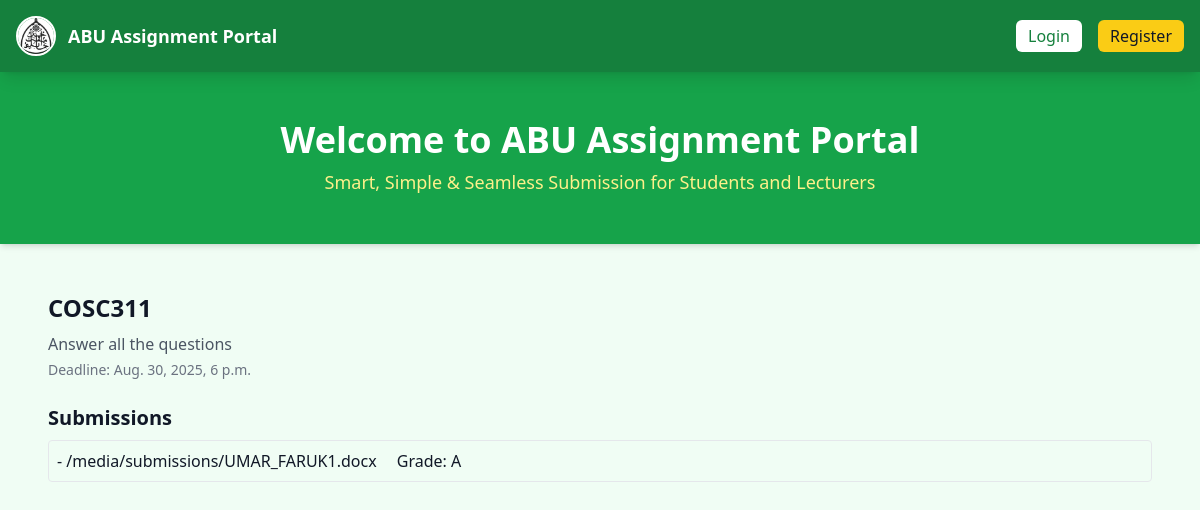
The page /assignment/2/ on the database its author committed.
### portal/models.py (models this page shows, shortened)
class Assignment(models.Model):
    lecturer = models.ForeignKey(
        settings.AUTH_USER_MODEL,
        on_delete=models.CASCADE,
        limit_choices_to={'role': 'lecturer'}
    )
    title = models.CharField(max_length=200)
    description = models.TextField()
    file = models.FileField(upload_to='assignments/')
    deadline = models.DateTimeField()
    created_at = models.DateTimeField(auto_now_add=True)

class Submission(models.Model):
    assignment = models.ForeignKey(
        Assignment,
        on_delete=models.CASCADE,
        related_name="submissions"
    )
    student = models.ForeignKey(CustomUser, on_delete=models.CASCADE, limit_choices_to={"role": "student"})
    submitted_file = models.FileField(upload_to='submissions/')
    submitted_at = models.DateTimeField(auto_now_add=True)
    grade = models.CharField(max_length=5, blank=True, null=True)
    comment = models.TextField(blank=True, null=True)

### portal/views.py (the view)
# urls.py: path("assignment/<int:pk>/", views.assignment_detail, name="assignment_detail"),
def assignment_detail(request, pk):
    assignment = get_object_or_404(Assignment, pk=pk)
    submissions = Submission.objects.filter(assignment=assignment)
    return render(request, "assignment_detail.html", {
        "assignment": assignment,
        "submissions": submissions
    })

### portal/templates/assignment_detail.html (shortened to what this page needs)
{% extends "base.html" %}
{% block content %}
<div class="p-6">
    <h2 class="text-2xl font-bold">{{ assignment.title }}</h2>
    <p class="mt-2 text-gray-600">{{ assignment.description }}</p>
    <p class="mt-1 text-sm text-gray-500">Deadline: {{ assignment.deadline }}</p>
    <h3 class="mt-6 text-xl font-semibold">Submissions</h3>
    <ul class="mt-2">
        {% for submission in submissions %}
            <li class="p-2 border rounded mb-2">
                <strong>{{ submission.student.user.username }}</strong> -
                {{ submission.submitted_file.url|default:"No file" }}
                {% if submission.grade %}
                    <span class="ml-4">Grade: {{ submission.grade }}</span>
                {% else %}
                    <a href="{% url 'grade_submission' submission.id %}" class="text-blue-600 underline">
                        Grade
                    </a>
                {% endif %}
            </li>
        {% empty %}
            <li>No submissions yet.</li>
        {% endfor %}
    </ul>
</div>
{% endblock %}

### portal/templates/base.html (style rules this page uses)
body::before { content: "ABU Assignment Portal"; position: fixed; top: 50%; left: 50%; transform: translate(-50%, -50%) rotate(-25deg); font-size: 4rem; color: rgba(0, 0, 0, 0.05); z-index: -1; white-space: nowrap; pointer-events: none; }

### rows shown on the page
Assignment: title "COSC311", description "Answer all the questions", deadline "Aug. 30, 2025, 6 p.m."
Submission: submitted_file "/media/submissions/UMAR_FARUK1.docx", grade "A"
